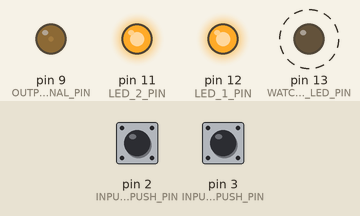
This sketch was run on a simulated Arduino Uno, built with avr-gcc and run on an emulated ATmega328P. On the bench: output pins drawn as LEDs (lit = HIGH). Dashed ring = blinking. The inputs (shaded band) are chosen by the test bench; at power-on: pin 3 (INPUT_1_PUSH_PIN) HIGH, pin 2 (INPUT_2_PUSH_PIN) HIGH.

Above: at 1.25 s.
1.3 s: pin 3 (INPUT_1_PUSH_PIN) pulled LOW for 0.15 s
At 3.85 s:
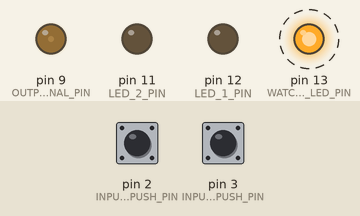
4.4 s: pin 2 (INPUT_2_PUSH_PIN) pulled LOW for 0.15 s
At 4.65 s:
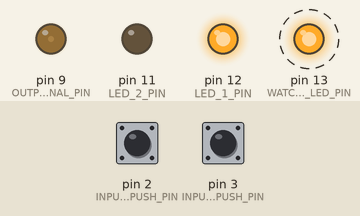
7.5 s: pin 2 (INPUT_2_PUSH_PIN) pulled LOW for 1 s
At 9.25 s:
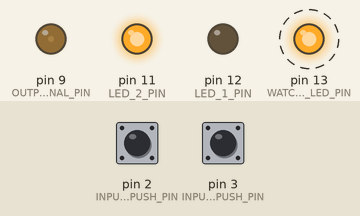
11.5 s: pin 3 (INPUT_1_PUSH_PIN) pulled LOW for 1 s
At 15.25 s:
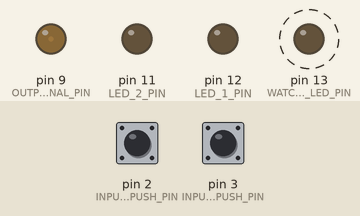
Timing chart, 0 to 15.5 s (numbered marks = the images above; inputs shaded):
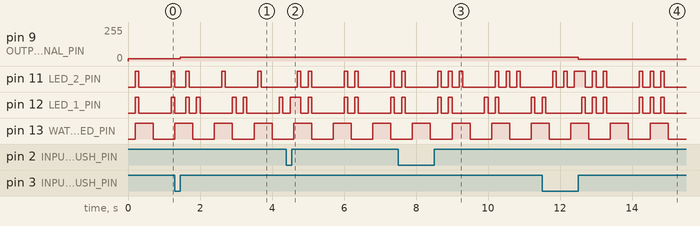

Measured:
- after the input at 1.3 s, pin 9 (OUTPUT_SIGNAL_PIN): 18/255 → 30/255 after 0.15 s
- after the input at 4.4 s, pin 9 (OUTPUT_SIGNAL_PIN): 30/255 → 29/255 after 0.15 s
- after the input at 7.5 s, pin 9 (OUTPUT_SIGNAL_PIN): 29/255 → 28/255 after 1.0 s
- after the input at 11.5 s, pin 9 (OUTPUT_SIGNAL_PIN): 28/255 → 12/255 after 1.0 s
- by itself, pin 12 (LED_1_PIN): repeats every 1.7 s: LOW 1.0 s, 2 × (HIGH 0.10 s, LOW 0.20 s), HIGH 0.10 s
- by itself, pin 13 (WATCHDOG_LED_PIN): alternates HIGH for 0.50 s and LOW for 0.60 s

The sketch:

EMB-1_ESC_Calibrate.ino
```cpp
// (licence header left out)
#include <TimerOne.h>


/*------------------------------------------------------------------------------
**
** Definitions
**
**------------------------------------------------------------------------------
*/

/*
** LED control definitions.
*/

#define WD_LED_CONTROL
#define LED_NBR_OF_LEDS              3

#define LED_WD                      0
#define LED_THR_MODE                1
#define LED_THR_MAX                 2

#define WATCHDOG_LED_PIN             13
#define LED_1_PIN                    12
#define LED_2_PIN                    11

#define LED_BLINK_05HZ_MASK          0x03FF
#define LED_BLINK_05HZ_LEN           20

#define LED_BLINK_1HZ_MASK           0x001F
#define LED_BLINK_1HZ_LEN            10

#define LED_BLINK_1_MASK             0x0001
#define LED_BLINK_1_LEN              9

#define LED_BLINK_2_MASK             0x0009
#define LED_BLINK_2_LEN              12

#define LED_BLINK_3_MASK             0x0049
#define LED_BLINK_3_LEN              15

#define LED_BLINK_4_MASK             0x0249
#define LED_BLINK_4_LEN              18

#define LED_BLINK_5_MASK             0x1249
#define LED_BLINK_5_LEN              21

#define LED_BLINK_ON_MASK            0xFFFF
#define LED_BLINK_ON_LEN             32

#define LED_BLINK_OFF_MASK           0x0000
#define LED_BLINK_OFF_LEN            32

/*
** Input push button definitions
*/

#define INPUT_1_PUSH_PIN              3
#define INPUT_2_PUSH_PIN              2

/*
** Output signal definitions
*/

#define OUTPUT_SIGNAL_PIN            9

/*
** The period is 20ms. For the PWM the period is divided into 1024 pices.
** Resolution is thus, 19.5us/digit.
** Therefore, the PWM value in the following situations shold be:
** Neutral - 1400us - 72 PWM
** Forward - 1900us - 97 PWM (+25 pulses)
** Reverse - 1000us - 51 PWM
*/

#define NEUTRAL_PULSE        72
#define REVERSE_PULSE_100P   51

#define FORWARD_PULSE_50P    122
#define FORWARD_PULSE_60P    118
#define FORWARD_PULSE_70P    113
#define FORWARD_PULSE_80P    108
#define FORWARD_PULSE_90P    103
#define FORWARD_PULSE_100P   97


/*------------------------------------------------------------------------------
**
** Enumerations
**
**------------------------------------------------------------------------------
*/

typedef enum LedModeEnum
{
   LED_OFF      = 0,
   LED_ON,
   LED_05HZ,
   LED_1HZ,
   LED_1BLINK,
   LED_2BLINK,
   LED_3BLINK,
   LED_4BLINK,
   LED_5BLINK,
};


typedef enum ThrottlePosEnum
{
   THP_NEUTRAL,
   THP_FORWARD,
   THP_REVERSE
};

typedef enum ThrottleMaxEnum
{
   THMAX_50P,
   THMAX_60P,
   THMAX_70P,
   THMAX_80P,
   THMAX_90P,
   THMAX_100P,
};

typedef struct LedType
{
  int iPort;
  int iSeqLen;
  int iBitMask;
  int iWorkingSeq;
  int iWorkingBitMask;
};


/*------------------------------------------------------------------------------
**
** Global variables
**
**------------------------------------------------------------------------------
*/

LedType                WdLed;
LedType                axLedArray[ LED_NBR_OF_LEDS ];
ThrottlePosEnum        eThrottleMode;
ThrottleMaxEnum        eThrottleMax;
LedModeEnum            eLedModeDummy;


/*******************************************************************************
**
** Services
**
********************************************************************************
*/

/*------------------------------------------------------------------------------
** Timer1Cbf()
**------------------------------------------------------------------------------
*/

void Timer1Cbf()
{
   static int iCounter = 0;
   int i;


   /*
   ** This timer call-back function is called with the frequency of the PWM (which is 20ms).
   ** It should be called every 100ms, so let only every 5 call pass.
   */

   iCounter++;

   if( iCounter < 5 )
   {
      return;
   }
   else
   {
      iCounter = 0;
   }


   /*
   ** Update the LEDs
   */

   for( i=0; i< LED_NBR_OF_LEDS; i++ )
   {
      if( axLedArray[ i ].iWorkingSeq == 0 )
      {
         axLedArray[ i ].iWorkingSeq     = axLedArray[ i ].iSeqLen;
         axLedArray[ i ].iWorkingBitMask = axLedArray[ i ].iBitMask;
      }
      else
      {
         if( axLedArray[ i ].iWorkingBitMask & 0x01 )
         {
            digitalWrite( axLedArray[ i ].iPort, HIGH );
         }
         else
         {
            digitalWrite( axLedArray[ i ].iPort, LOW );
         }

         axLedArray[ i ].iWorkingBitMask = axLedArray[ i ].iWorkingBitMask >> 1;
         axLedArray[ i ].iWorkingSeq--;
      }

   } /* for( i=0; i< LED_NBR_OF_LEDS; i++ ) */

} /* end of Timer1Cbf() */


/*------------------------------------------------------------------------------
** setup()
**------------------------------------------------------------------------------
*/

void setup()
{
   /*
   ** Timer-system setup
   **
   ** 100ms timer to drive the LED and state-machine
   **
   */

   Timer1.initialize( 100000 );
   Timer1.attachInterrupt( Timer1Cbf );


   /*
   ** LED Setup
   ** Pin 13 - Output WD LED
   ** Pin 12  - Output, Mode
   ** Pin 11  - Output, Mode 2
   **
   */

   pinMode( WATCHDOG_LED_PIN, OUTPUT );
   pinMode( LED_1_PIN, OUTPUT );
   pinMode( LED_2_PIN, OUTPUT );

   /*
   ** Push-button Setup
   ** Pin 2 - Input, Mode Select, Internal Pull-up
   ** Pin 3 - Input, Mode Select, Internal Pull-up
   ** Check what can be connected to IRQ
   **
   */

   pinMode( INPUT_1_PUSH_PIN, INPUT_PULLUP );
   pinMode( INPUT_2_PUSH_PIN, INPUT_PULLUP );

   /*
   ** Output signal setup
   ** PWM output on PORTB 1, Pin D9.
   */

   Timer1.setPeriod( 20000 );


   /* Set initial values to the LEDs */
   axLedArray[ LED_WD ].iPort       = WATCHDOG_LED_PIN;
   axLedArray[ LED_THR_MODE ].iPort = LED_1_PIN;
   axLedArray[ LED_THR_MAX ].iPort  = LED_2_PIN;

   SetLEDIndication( LED_WD, LED_1HZ );
   SetLEDIndication( LED_THR_MODE, LED_OFF );
   SetLEDIndication( LED_THR_MAX, LED_OFF );

   /*
   ** Setup default values for state machine.
   */

   eThrottleMode  = THP_NEUTRAL;
   eThrottleMax   = THMAX_50P;

   /*
   ** ...and run it once to set proper outputs
   */

   RunStateMachine();

} /* end of setup() */


/*------------------------------------------------------------------------------
** SetLEDIndication()
**------------------------------------------------------------------------------
*/

void SetLEDIndication( int iLed, int eMode )
{
   /*
   ** Set specified LED indication
   */

   if( iLed >= LED_NBR_OF_LEDS )
   {
      return;
   }

   switch( eMode )
   {
   case LED_OFF:
      axLedArray[ iLed ].iSeqLen       = LED_BLINK_OFF_LEN;
      axLedArray[ iLed ].iBitMask      = LED_BLINK_OFF_MASK;
      axLedArray[ iLed ].iWorkingSeq = 0;
      break;

   case LED_ON:
      axLedArray[ iLed ].iSeqLen       = LED_BLINK_ON_LEN;
      axLedArray[ iLed ].iBitMask      = LED_BLINK_ON_MASK;
      axLedArray[ iLed ].iWorkingSeq = 0;
      break;

   case LED_05HZ:
      axLedArray[ iLed ].iSeqLen       = LED_BLINK_05HZ_LEN;
      axLedArray[ iLed ].iBitMask      = LED_BLINK_05HZ_MASK;
      axLedArray[ iLed ].iWorkingSeq = 0;
      break;

   case LED_1HZ:
      axLedArray[ iLed ].iSeqLen       = LED_BLINK_1HZ_LEN;
      axLedArray[ iLed ].iBitMask      = LED_BLINK_1HZ_MASK;
      axLedArray[ iLed ].iWorkingSeq = 0;
      break;

   case LED_1BLINK:
      axLedArray[ iLed ].iSeqLen       = LED_BLINK_1_LEN;
      axLedArray[ iLed ].iBitMask      = LED_BLINK_1_MASK;
      axLedArray[ iLed ].iWorkingSeq = 0;
      break;

   case LED_2BLINK:
      axLedArray[ iLed ].iSeqLen       = LED_BLINK_2_LEN;
      axLedArray[ iLed ].iBitMask      = LED_BLINK_2_MASK;
      axLedArray[ iLed ].iWorkingSeq = 0;
      break;

   case LED_3BLINK:
      axLedArray[ iLed ].iSeqLen       = LED_BLINK_3_LEN;
      axLedArray[ iLed ].iBitMask      = LED_BLINK_3_MASK;
      axLedArray[ iLed ].iWorkingSeq = 0;
      break;

   case LED_4BLINK:
      axLedArray[ iLed ].iSeqLen       = LED_BLINK_4_LEN;
      axLedArray[ iLed ].iBitMask      = LED_BLINK_4_MASK;
      axLedArray[ iLed ].iWorkingSeq = 0;
      break;

   case LED_5BLINK:
      axLedArray[ iLed ].iSeqLen       = LED_BLINK_5_LEN;
      axLedArray[ iLed ].iBitMask      = LED_BLINK_5_MASK;
      axLedArray[ iLed ].iWorkingSeq = 0;
      break;

   } /* end of switch( eMode ) */

} /* end of SetLEDIndication()*/


/*------------------------------------------------------------------------------
** ThrottleModePushButtonPress()
**------------------------------------------------------------------------------
*/

void ThrottleModePushButtonPress()
{
   /*
   ** User has pressed the Throttle mode button. Step in the
   ** state machine and output correct pulse length.
   */

   switch( eThrottleMode )
   {
   case THP_NEUTRAL:
      eThrottleMode = THP_FORWARD;
      break;

   case THP_FORWARD:
      eThrottleMode = THP_REVERSE;
      break;

   case THP_REVERSE:
      eThrottleMode = THP_NEUTRAL;
      break;

   } /* end switch( eThrottleMode ) */

} /* end of ThrottleModePushButtonPress() */


/*------------------------------------------------------------------------------
** ThrottleMaxPushButtonPress()
**------------------------------------------------------------------------------
*/

void ThrottleMaxPushButtonPress()
{
   /*
   ** User has pressed the Throttle max button. Step in the
   ** state machine.
   */

   switch( eThrottleMax )
   {
   case THMAX_50P:
      eThrottleMax = THMAX_60P;
      break;

   case THMAX_60P:
      eThrottleMax = THMAX_70P;
      break;

   case THMAX_70P:
      eThrottleMax = THMAX_80P;
      break;

   case THMAX_80P:
      eThrottleMax = THMAX_90P;
      break;

   case THMAX_90P:
      eThrottleMax = THMAX_100P;
      break;

   case THMAX_100P:
      eThrottleMax = THMAX_50P;
      break;

   } /* end switch( eThrottleMax ) */

} /* end of ThrottleMaxPushButtonPress() */


/*------------------------------------------------------------------------------
** RunStateMachine()
**------------------------------------------------------------------------------
*/

void RunStateMachine()
{
   /*
   ** Set LED output for Throttle position.
   */

   switch( eThrottleMode )
   {
   case THP_NEUTRAL:
      SetLEDIndication( LED_THR_MODE, LED_1BLINK );
      break;

   case THP_FORWARD:
      SetLEDIndication( LED_THR_MODE, LED_2BLINK );
      break;

   case THP_REVERSE:
      SetLEDIndication( LED_THR_MODE, LED_3BLINK );
      break;

   default:
      /*
      ** What?! We should not end up HERE.
      */
      break;

   } /* end switch( eThrottleMode ) */

   /*
   ** Set LED output for Throttle max selection.
   */

   switch( eThrottleMax )
   {
   case THMAX_50P:
      SetLEDIndication( LED_THR_MAX, LED_1BLINK );
      break;

   case THMAX_60P:
      SetLEDIndication( LED_THR_MAX, LED_2BLINK );
      break;

   case THMAX_70P:
      SetLEDIndication( LED_THR_MAX, LED_3BLINK );
      break;

   case THMAX_80P:
      SetLEDIndication( LED_THR_MAX, LED_4BLINK );
      break;

   case THMAX_90P:
      SetLEDIndication( LED_THR_MAX, LED_5BLINK );
      break;

   case THMAX_100P:
      SetLEDIndication( LED_THR_MAX, LED_ON );
      break;

   } /* end switch( eThrottleMax ) */


   /*
   ** Set the PWM output depending on current Throttle position and max value.
   */

   if( eThrottleMode == THP_NEUTRAL )
   {
      Timer1.pwm( OUTPUT_SIGNAL_PIN, NEUTRAL_PULSE );
   }
   else if( eThrottleMode == THP_REVERSE )
   {
      Timer1.pwm( OUTPUT_SIGNAL_PIN, REVERSE_PULSE_100P );
   }
   else
   {
      switch( eThrottleMax )
      {
      case THMAX_50P:
         Timer1.pwm( OUTPUT_SIGNAL_PIN, FORWARD_PULSE_50P );
         break;

      case THMAX_60P:
         Timer1.pwm( OUTPUT_SIGNAL_PIN, FORWARD_PULSE_60P );
         break;

      case THMAX_70P:
         Timer1.pwm( OUTPUT_SIGNAL_PIN, FORWARD_PULSE_70P );
         break;

      case THMAX_80P:
         Timer1.pwm( OUTPUT_SIGNAL_PIN, FORWARD_PULSE_80P );
         break;

      case THMAX_90P:
         Timer1.pwm( OUTPUT_SIGNAL_PIN, FORWARD_PULSE_90P );
         break;

      case THMAX_100P:
         Timer1.pwm( OUTPUT_SIGNAL_PIN, FORWARD_PULSE_100P );
         break;

      } /* end switch( eThrottleMax ) */

   } /* end if( ... ) */


} /* end of RunStateMachine */


/*------------------------------------------------------------------------------
** loop()
**------------------------------------------------------------------------------
*/

void loop()
{
  static int iThrottleModeLastValue = 1;
  static int iThrottleMaxLastValue = 1;
  bool   fUpdate;

   while( 1 )
   {
      fUpdate = false;

      /*
      ** Sample throttle position button.
      */

      if( digitalRead( INPUT_1_PUSH_PIN ) == LOW )
      {
         /*
         ** Wait for the user to release the button.
         */

         while( digitalRead( INPUT_1_PUSH_PIN ) == LOW );

         /*
         ** Update the throttle position.
         */

         ThrottleModePushButtonPress();

         fUpdate = true;

      } /* end if if( digitalRead( INPUT_1_PUSH_PIN ) == LOW ) */


      if( digitalRead( INPUT_2_PUSH_PIN ) == LOW )
      {
         /*
         ** Wait for the user to release the button.
         */

         while( digitalRead( INPUT_2_PUSH_PIN ) == LOW );


         /*
         ** Update the Throttle maximal value.
         */

         ThrottleMaxPushButtonPress();

         fUpdate = true;

      } /* end if( digitalRead( INPUT_2_PUSH_PIN ) == LOW ) */


      if( fUpdate )
      {
         /*
         ** Actualize the changes by executing the state-machine.
         */

         RunStateMachine();
      }

      delay( 100 );

   } /* end while( 1 ) */

} /* end of loop() */
```
